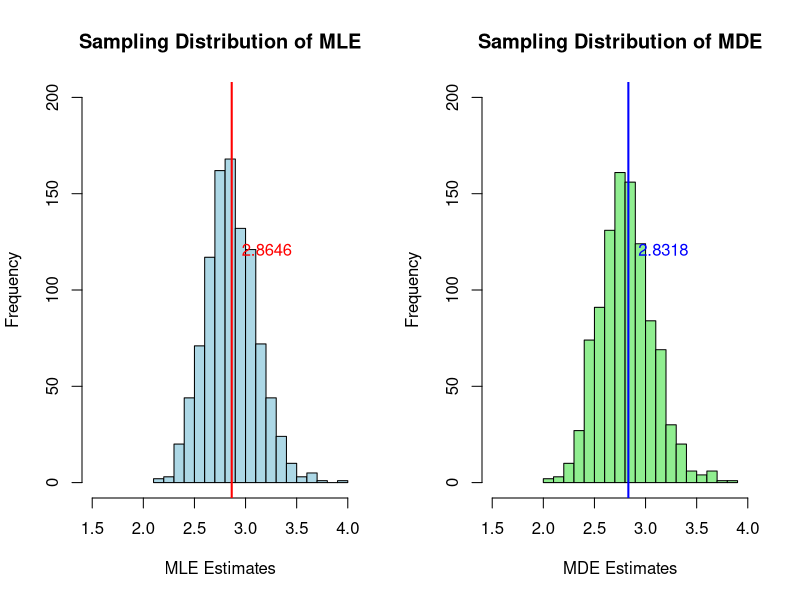

R code for this plot:
# Function to test if the convergence criteria is met
testConvergence <- function(thetaNew, thetaOld, tolerance = 1e-10, relative = FALSE) {
  # Calculate absolute difference and compare with tolerance
  sum(abs(thetaNew - thetaOld)) < if (relative)
    # For relative tolerance, scale by thetaOld's magnitude
    tolerance * sum(abs(thetaOld)) else tolerance
}

# Function to compute Empirical Cumulative Distribution Function (ECDF)
ecdf <- function(y) {
  n <- length(y)  # Get length of vector y
  ecdf_val <- numeric(n)  # Initialize an empty vector to store ECDF values
  
  # Calculate ECDF at each point in y
  for (i in 1:length(y)) {
    # Count all values <= current value y[i] and take the mean
    a <- ifelse(y <= y[i], 1, 0)
    mn <- mean(a)
    ecdf_val[i] <- mn  # Store ECDF value
  }
  return(ecdf_val)  # Return vector of ECDF values
}

# Factory function to create the psi and psiPrime functions used in minimum distance estimation (MDE)
createMDEPsiFns <- function(y) {
  n <- length(y)   # Length of input data y
  ecdf_v <- ecdf(y)  # Calculate the empirical CDF for y
  
  # Define the psi function based on input theta
  psi <- function(theta) {
    poisson_cdf <- ppois(y, theta)         # Calculate Poisson CDF for each y given theta
    poisson_m1 <- ppois(y - 1, theta)      # Poisson CDF shifted by 1 for calculating derivative
    (2 / n) * sum((poisson_cdf - ecdf_v) * (poisson_m1 - poisson_cdf))  # Compute psi
  }
  
  # Define the psiPrime function, the derivative of psi, for use in Newton's method
  psiPrime <- function(theta) {
    poisson_cdf <- ppois(y, theta)
    poisson_m1 <- ppois(y - 1, theta)
    poisson_m2 <- ppois(y - 2, theta)
    
    # Calculate the derivative using a second-order difference approximation
    (2 / n) * sum((poisson_m1 - poisson_cdf)^2 + 
                    (poisson_cdf - ecdf_v) * (poisson_m2 - 2 * poisson_m1 + poisson_cdf))
  }
  
  # Return both psi and psiPrime as a list
  list(psi = psi, psiPrime = psiPrime)
}

# Newton's method function to find the theta value that minimizes psi function
Newton <- function(theta = 0,
                   psiFn, 
                   psiPrimeFn, 
                   testConvergenceFn = testConvergence,
                   maxIterations = 100, 
                   tolerance = 1E-6,    
                   relative = FALSE) {

  converged <- FALSE  # Initialize convergence status as FALSE
  i <- 0              # Initialize iteration counter
  
  # Iterate until convergence criteria is met or maximum iterations reached
  while (!converged & i <= maxIterations) {
    # Update theta using Newton's update rule
    thetaNew <- theta - psiFn(theta) / psiPrimeFn(theta)
    
    # Check if updated theta has converged
    converged <- testConvergenceFn(thetaNew, theta,
                                   tolerance = tolerance,
                                   relative = relative)
    theta <- thetaNew  # Update theta for next iteration
    i <- i + 1         # Increment iteration counter
  }
  
  # Return theta value, convergence status, iteration count, and final psi value
  list(theta = theta,
       converged = converged,
       iteration = i,
       fnValue = psiFn(theta))
} 

# Load Edmonton Oilers game data and filter by "all" situations
edm_data <- read.csv("data/EDM.csv", 
                     header=TRUE, stringsAsFactors=TRUE)
new_edm <- subset(edm_data, situation == "all")  # Filter dataset for "all" situations
gF <- new_edm$goalsFor  # Extract 'goalsFor' column for analysis

# Calculate Maximum Likelihood Estimate (MLE) for theta
true_theta_mle <- mean(gF)

# Generate psi and psiPrime functions using createMDEPsiFns function
psis <- createMDEPsiFns(gF)

# Use Newton's method to find Minimum Distance Estimate (MDE), starting at MLE
result <- Newton(theta = true_theta_mle, psiFn = psis$psi, psiPrimeFn = psis$psiPrime)
true_theta_mde <- result$theta  # Store the MDE value for theta

# Set up for simulation study
n <- 1000                     # Number of samples to simulate
thou_samples_mle <- numeric(n) # Store MLE values
thou_samples_mde <- numeric(n) # Store MDE values

# Perform 1000 simulations to estimate sampling distributions of MLE and MDE
for (i in 1:n) {
  s <- sample(gF, size = 50, replace = FALSE)  # Take random sample of size 50 from data
  psis_s <- createMDEPsiFns(s)                 # Create psi functions for sample
  theta_mle <- mean(s)                         # Calculate MLE for sample
  theta_mde <- Newton(theta = theta_mle, psiFn = psis_s$psi, psiPrimeFn = psis_s$psiPrime)
  thou_samples_mle[i] <- theta_mle             # Store sample MLE
  thou_samples_mde[i] <- theta_mde$theta       # Store sample MDE
}

# Set up plot for side-by-side histograms of MLE and MDE distributions
par(mfrow = c(1, 2))

# Round true MLE and MDE for display in plots
round_mle <- round(true_theta_mle, 4)
round_mde <- round(true_theta_mde, 4)

# Plot histogram for the sampling distribution of MLE
hist(thou_samples_mle, breaks = 15, main = "Sampling Distribution of MLE",
     xlab = "MLE Estimates", col = "lightblue", border = "black", ylim= c(0,200), xlim = c(1.5, 4))
# Add vertical line for true MLE value
abline(v = true_theta_mle, col = "red", lwd = 2)
# Display true MLE value on plot
text(x = round_mle, y = 120, labels = paste(round_mle), col = "red", pos = 4)

# Plot histogram for the sampling distribution of MDE
hist(thou_samples_mde, breaks = 15, main = "Sampling Distribution of MDE",
     xlab = "MDE Estimates", col = "lightgreen", border = "black", ylim = c(0,200), xlim = c(1.5,4))
# Add vertical line for true MDE value
abline(v = true_theta_mde, col = "blue", lwd = 2)
# Display true MDE value on plot
text(x = round_mde, y = 120, labels = paste(round_mde), col = "blue", pos = 4)

par(mfrow = c(1, 1))